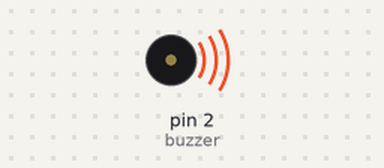
A sketch run on a simulated Arduino Uno, built with avr-gcc and run on an emulated ATmega328P. Shown: buzzer (waves = sounding).

Above: at 0.1 s.
Timing chart, 0 to 1.6 s (numbered marks = the images above):
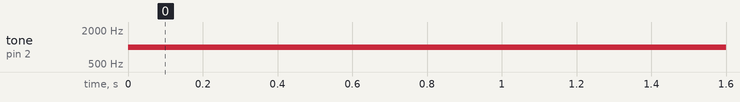

The sketch:

LDR.ino
```cpp
int buzzer =2;

void setup() {

  Serial.begin(9600);
  pinMode(buzzer, OUTPUT);

}

void loop() {

  tone(buzzer, 1000);  // Play a 1000 Hz tone


}
```

Measured:
- by itself, tone on pin 2 (buzzer): silent → 1000 Hz at 0.00 s
